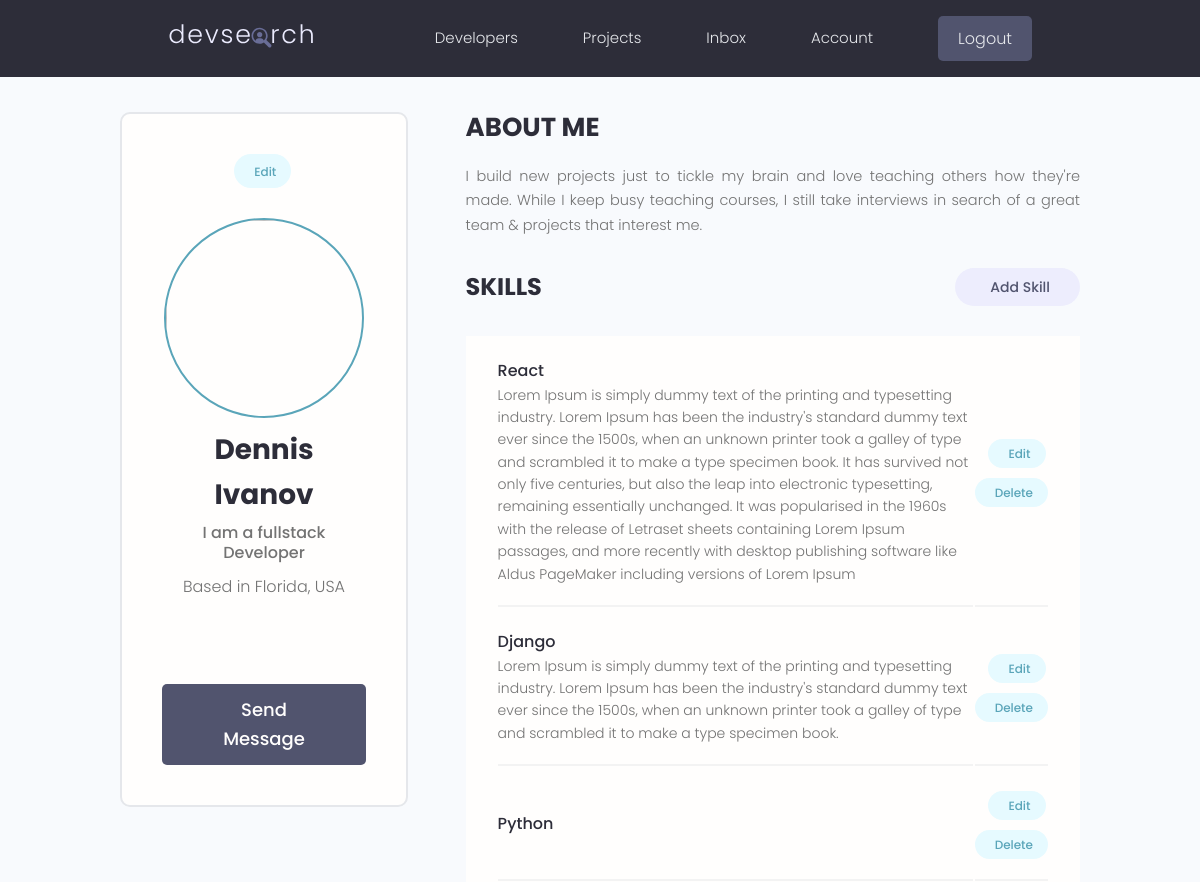
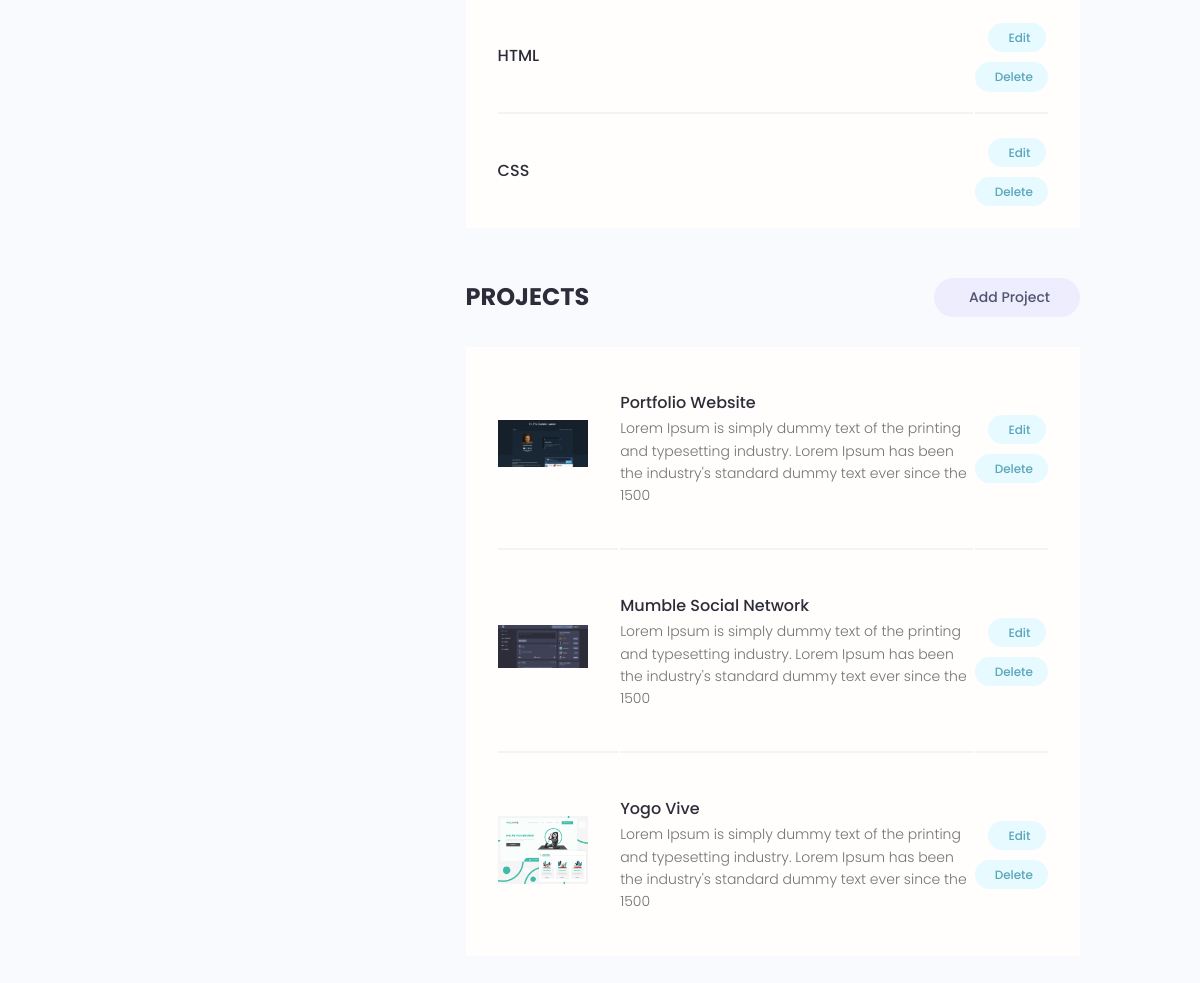
The app's page /account/ (signed in) with its own data (2 pictures, top to bottom).
### users/models.py (models this page shows, shortened)
class Profile(models.Model):
    user = models.OneToOneField(User, null=True, on_delete=models.CASCADE, blank=True)
    name = models.CharField(max_length=200, blank=True, null=True)
    email = models.EmailField(max_length=500, blank=True, null=True)
    username = models.CharField(max_length=200, blank=True, null=True)
    location = models.CharField(max_length=200, blank=True, null=True)
    short_intro = models.CharField(max_length=500, blank=True, null=True)
    bio = models.TextField(blank=True, null=True)
    profile_image = models.ImageField(null=True, blank=True, upload_to='profiles/', default='profiles/user-default.png')
    social_github = models.CharField(max_length=500, blank=True, null=True)
    social_twitter = models.CharField(max_length=500, blank=True, null=True)
    social_linkedin = models.CharField(max_length=500, blank=True, null=True)
    social_youtube = models.CharField(max_length=500, blank=True, null=True)
    social_website = models.CharField(max_length=500, blank=True, null=True)
    created = models.DateTimeField(auto_now_add=True)
    id = models.UUIDField(default=uuid.uuid4, unique=True, editable=False,
                          primary_key=True)

class Skill(models.Model):
    owner = models.ForeignKey(Profile, null=True, blank=True, on_delete=models.CASCADE)
    name = models.CharField(max_length=200, blank=True, null=True)
    description = models.TextField(null=True, blank=True)
    created = models.DateTimeField(auto_now_add=True)
    id = models.UUIDField(default=uuid.uuid4, unique=True,
                          primary_key=True, editable=False)

### projects/models.py (models this page shows, shortened)
class Project(models.Model):
    owner = models.ForeignKey(Profile, null=True, blank=True, on_delete=models.SET_NULL)
    title = models.CharField(max_length=200)
    description = models.TextField(null=True, blank=True)
    featured_image = models.ImageField(
        null=True, blank=True, default="default.jpg")
    demo_link = models.CharField(max_length=2000, null=True, blank=True)
    source_link = models.CharField(max_length=2000, null=True, blank=True)
    tags = models.ManyToManyField('Tag', blank=True)
    vote_total = models.IntegerField(default=0, null=True, blank=True)
    vote_ratio = models.IntegerField(default=0, null=True, blank=True)
    created = models.DateTimeField(auto_now_add=True)
    id = models.UUIDField(default=uuid.uuid4, unique=True,
                          primary_key=True, editable=False)

### users/views.py (the view)
# urls.py: path('account/', views.userAccount, name="account"),
@login_required(login_url='login')
def userAccount(request):
    profile = request.user.profile
    skills = profile.skill_set.all()
    projects = profile.project_set.all()
    context = {'profile': profile, 'skills': skills, 'projects': projects}
    return render(request, 'users/account.html', context)

### users/templates/users/account.html (shortened to what this page needs)
{% extends 'main.html' %}
{% block content %}
  <main class="settingsPage profile my-md">
    <div class="container">
      <div class="layout">
        <div class="column column--1of3">
          <div class="card text-center">
            <div class="card__body dev">
              <a class="tag tag--pill tag--main settings__btn" href="#"> Edit</a>
              <img class="avatar avatar--xl dev__avatar" src="https://avatars.githubusercontent.com/u/33843378" />
              <h2 class="dev__name">{{profile.name}}</h2>
              <p class="dev__title">{{profile.short_intro}}</p>
              <p class="dev__location">Based in {{profile.location}}</p>
              <ul class="dev__social">
              </ul>
              <a href="#" class="btn btn--sub btn--lg">Send Message </a>
            </div>
          </div>
        </div>
        <div class="column column--2of3">
          <div class="devInfo">
            <h3 class="devInfo__title">About Me</h3>
            <p class="devInfo__about">{{profile.bio}} </p>
          </div>
          <div class="settings">
            <h3 class="settings__title">Skills</h3>
            <a class="tag tag--pill tag--sub settings__btn tag--lg" href="#"> Add Skill</a>
          </div>
          <table class="settings__table">
            {% for skill in skills %}
            <tr>
              <td class="settings__tableInfo">
                <h4>{{skill.name}}</h4>
                <p>
                  {{skill.description}}
                </p>
              </td>
              <td class="settings__tableActions">
                <a class="tag tag--pill tag--main settings__btn" href="#"> Edit</a>
                <a class="tag tag--pill tag--main settings__btn" href="#">
                  Delete</a>
              </td>
            </tr>
            {% endfor %}
          </table>
          <div class="settings">
            <h3 class="settings__title">Projects</h3>
            <a class="tag tag--pill tag--sub settings__btn tag--lg" href="#"> Add Project</a>
          </div>
          <table class="settings__table">
            {% for project in projects %}
            <tr>
              <td class="settings__thumbnail">
                <a href="{% url 'project' project.id %}"><img src="{{project.featured_image.url}}" alt="Project Thumbnail" /></a>
              </td>
              <td class="settings__tableInfo">
                <a href="{% url 'project' project.id %}">{{project.title}}</a>
                <p>{{project.description|slice:"150"}}</p>
              </td>
              <td class="settings__tableActions">
                <a class="tag tag--pill tag--main settings__btn" href="#"> Edit</a>
                <a class="tag tag--pill tag--main settings__btn" href="#">
                  Delete</a>
              </td>
            </tr>
            {% endfor %}
          </table>
        </div>
      </div>
    </div>
  </main>
{% endblock %}

### static/styles/app.css (style rules this page uses)
:root { --color-sub: #2d2d39; }
.btn--sub { background-color: var(--color-sub-light); }
.card { border: 2px solid var(--color-light); }
img { width: 100%; }
.profile .card > .dev { padding: 4rem; }
.dev__avatar { display: block; margin: auto; }
.dev__name { color: var(--color-sub); font-size: 2.8rem; font-weight: 700; margin-top: 1rem; margin-bottom: 0.5rem; }
.dev__title { font-size: 1.6rem; font-weight: 500; line-height: 1.3; }
.dev__location { margin-top: 1rem; }
.dev__social { margin: 3rem 0; list-style: none; display: flex; justify-content: center; gap: 1.5rem; }
.devInfo { margin-bottom: 3rem; }
.devInfo__title, .devInfo__subtitle { font-size: 2.6rem; color: var(--color-sub); text-transform: uppercase; font-weight: 700; margin-bottom: 1.5rem; }
.devInfo__about, .devSkill__info { font-size: 1.45rem; line-height: 1.7; text-align: justify; }
.settingsPage .dev > .settings__btn { display: inline-block; margin-bottom: 3rem; }
.settings { display: flex; justify-content: space-between; align-items: center; }
.settings__title { font-size: 2.4rem; text-transform: uppercase; font-weight: 700; color: var(--color-sub); }
.settings__table { margin-top: 3rem; margin-bottom: 5rem; padding: 0 3rem; background: var(--color-white); }
.settings__table tr { width: 100%; }
.settings__table tr > td { padding: 2rem 0; }
.settings__table tr:not(:last-child) td { border-bottom: 2px solid var(--color-white-light); }
.settings__thumbnail { width: 23%; min-width: 10rem; }
.settings__thumbnail img { padding-right: 3rem; height: 15rem; object-fit: contain; }
.settings__tableInfo { width: 100%; }
.settings__tableInfo h4, .settings__tableInfo a { padding-right: 1rem; width: auto; font-size: 1.6rem; font-weight: 500; color: var(--color-sub); }
.settings__tableInfo p { font-size: 1.4rem; }
.settings__tableActions { text-align: right; }

### static/uikit/styles/modules/_variables.css (style rules this page uses)
:root { --color-main: #5aa5b9; --color-main-light: #e6faff; --color-sub: #3f4156; --color-sub-light: #51546e; --color-sub-lighter: #ededfd; --color-text: #737373; --color-gray: #8b8b8b; --color-light: #e5e7eb; --color-light-gray: #767676; --color-bg: #f8fafd; --color-white: #fffefd; --color-white-light: #f3f3f3; --color-success: #359e64; --color-success-bg: #def8e8; --color-error: #fc4b0b; --color-error-bg: #fff2ee; --font-base: 'Poppins', arial, helvetica, 'Segoe UI', roboto, ubuntu, sans-serif; --font-monospace: 'Fira Code', 'Courier New', courier, monospace; --font-regular: 300; --font-medium: 500; --font-bold: 700; --generic-shadow: 1px 1px 5px #00000010; --generic-transition: all 0.3s ease-in-out; }

### static/uikit/styles/modules/_base.css (style rules this page uses)
* { margin: 0; padding: 0; box-sizing: border-box; text-rendering: optimizeLegibility; color: inherit; font-size: inherit; }
html { font-size: 50%; }
@media only screen and (min-width: 480px) { html { font-size: 56.25%; } }
@media only screen and (min-width: 1200px) { html { font-size: 62.5%; } }
body { line-height: 1.6; font-weight: 400; font-size: 1.5rem; color: var(--color-text); background-color: var(--color-bg); min-height: 100vh; }

### static/uikit/styles/modules/_typography.css (style rules this page uses)
* { font-family: var(--font-base); }
h2 { font-size: 3.6rem; font-weight: var(--font-bold); }
h3 { font-size: 3.2rem; font-weight: var(--font-medium); }
h4 { font-size: 2.8rem; font-weight: var(--font-medium); }
p, span, strong { font-size: 1.6rem; color: var(--color-text); font-weight: var(--font-regular); }
a { padding-bottom: 2px; text-decoration: none; display: inline-block; color: var(--color-main); font-weight: var(--font-medium); }

### static/uikit/styles/modules/_utilities.css (style rules this page uses)
.container { width: 92%; max-width: 165rem; margin: 0 auto; box-sizing: border-box; }
@media screen and (min-width: 1000px) { .container { width: 90%; } }
@media screen and (min-width: 1200px) { .container { width: 80%; } }
.text-center { text-align: center; }
.my-md { margin: 3rem auto; }

### static/uikit/styles/modules/_avatar.css (style rules this page uses)
.avatar { border-radius: 50%; border: 2px solid var(--color-main); object-fit: cover; }
.avatar--xl { height: 20rem; width: 20rem; }

### static/uikit/styles/modules/_card.css (style rules this page uses)
.card { border-radius: 1rem; background-color: var(--color-white); border: 1.5px solid var(--color-light); width: auto; height: auto; margin-top: 0.5rem; margin-bottom: 0.5rem; overflow: hidden; }
.card__body, .card__header { padding: 2rem 2.5rem; }

### static/uikit/styles/modules/_layout.css (style rules this page uses)
.layout { display: flex; flex-flow: row wrap; justify-content: space-between; }
.layout > .column { margin-bottom: 3rem; }
.layout > .column.column--1of3 { flex-basis: 30%; }
.layout > .column.column--2of3 { flex-basis: 64%; }

### records on screen
Profile: name "Dennis Ivanov", short_intro "I am a fullstack Developer", location "Florida, USA", bio "I build new projects just to tickle my brain and love teaching others how they're made. While I keep busy teaching courses, I still take interviews in search of a great team & projects that interest me."
Skill: name "React", description "Lorem Ipsum is simply dummy text of the printing and typesetting industry. Lorem Ipsum has been the industry's standard dummy text ever since the 1500s, when an unknown printer took a galley of type and scrambled it to make a type specimen book. It has survived not only five centuries, but also the leap into electronic typesetting, remaining essentially unchanged. It was popularised in the 1960s with the release of Letraset sheets containing Lorem Ipsum passages, and more recently with desktop publishing software like Aldus PageMaker including versions of Lorem Ipsum"
Skill: name "Django", description "Lorem Ipsum is simply dummy text of the printing and typesetting industry. Lorem Ipsum has been the industry's standard dummy text ever since the 1500s, when an unknown printer took a galley of type and scrambled it to make a type specimen book."
Skill: name "Python"
Skill: name "HTML"
Skill: name "CSS"
Project: featured_image (picture), title "Portfolio Website", description "Lorem Ipsum is simply dummy text of the printing and typesetting industry. Lorem Ipsum has been the industry's standard dummy text ever since the 1500"
Project: featured_image (picture), title "Mumble Social Network", description "Lorem Ipsum is simply dummy text of the printing and typesetting industry. Lorem Ipsum has been the industry's standard dummy text ever since the 1500"
Project: featured_image (picture), title "Yogo Vive", description "Lorem Ipsum is simply dummy text of the printing and typesetting industry. Lorem Ipsum has been the industry's standard dummy text ever since the 1500"
